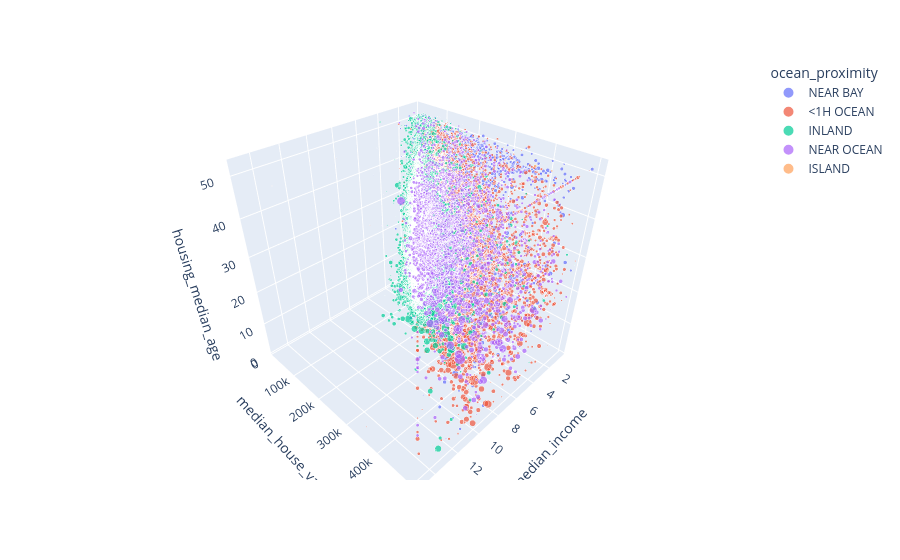

Here is the notebook cell this chart was saved with:
### Code cell
px.scatter_3d(data_frame = housing_df, x = 'median_income', y = 'median_house_value', z = 'housing_median_age', size = 'total_rooms', color = 'ocean_proximity')

### Figure 1 — Plotly figure (JSON) as saved in the notebook; plotly's stock layout.template omitted (floating-point values rounded to 4 significant figures; data arrays with more than 128 entries replaced by an {"elided": "..."} marker saying what was removed)
{"data": [{"hovertemplate": "ocean_proximity=NEAR BAY<br>median_income=%{x}<br>median_house_value=%{y}<br>housing_median_age=%{z}<br>total_rooms=%{marker.size}<extra></extra>", "legendgroup": "NEAR BAY", "marker": {"color": "#636efa", "size": {"elided": "2290 float values"}, "sizemode": "area", "sizeref": 98.3, "symbol": "circle"}, "mode": "markers", "name": "NEAR BAY", "scene": "scene", "showlegend": true, "type": "scatter3d", "x": {"elided": "2290 float values"}, "y": {"elided": "2290 float values"}, "z": {"elided": "2290 float values"}}, {"hovertemplate": "ocean_proximity=<1H OCEAN<br>median_income=%{x}<br>median_house_value=%{y}<br>housing_median_age=%{z}<br>total_rooms=%{marker.size}<extra></extra>", "legendgroup": "<1H OCEAN", "marker": {"color": "#EF553B", "size": {"elided": "9136 float values"}, "sizemode": "area", "sizeref": 98.3, "symbol": "circle"}, "mode": "markers", "name": "<1H OCEAN", "scene": "scene", "showlegend": true, "type": "scatter3d", "x": {"elided": "9136 float values"}, "y": {"elided": "9136 float values"}, "z": {"elided": "9136 float values"}}, {"hovertemplate": "ocean_proximity=INLAND<br>median_income=%{x}<br>median_house_value=%{y}<br>housing_median_age=%{z}<br>total_rooms=%{marker.size}<extra></extra>", "legendgroup": "INLAND", "marker": {"color": "#00cc96", "size": {"elided": "6551 float values"}, "sizemode": "area", "sizeref": 98.3, "symbol": "circle"}, "mode": "markers", "name": "INLAND", "scene": "scene", "showlegend": true, "type": "scatter3d", "x": {"elided": "6551 float values"}, "y": {"elided": "6551 float values"}, "z": {"elided": "6551 float values"}}, {"hovertemplate": "ocean_proximity=NEAR OCEAN<br>median_income=%{x}<br>median_house_value=%{y}<br>housing_median_age=%{z}<br>total_rooms=%{marker.size}<extra></extra>", "legendgroup": "NEAR OCEAN", "marker": {"color": "#ab63fa", "size": {"elided": "2658 float values"}, "sizemode": "area", "sizeref": 98.3, "symbol": "circle"}, "mode": "markers", "name": "NEAR OCEAN", "scene": "scene", "showlegend": true, "type": "scatter3d", "x": {"elided": "2658 float values"}, "y": {"elided": "2658 float values"}, "z": {"elided": "2658 float values"}}, {"hovertemplate": "ocean_proximity=ISLAND<br>median_income=%{x}<br>median_house_value=%{y}<br>housing_median_age=%{z}<br>total_rooms=%{marker.size}<extra></extra>", "legendgroup": "ISLAND", "marker": {"color": "#FFA15A", "size": [1675.0, 2359.0, 2127.0, 996.0, 716.0], "sizemode": "area", "sizeref": 98.3, "symbol": "circle"}, "mode": "markers", "name": "ISLAND", "scene": "scene", "showlegend": true, "type": "scatter3d", "x": [2.158, 2.833, 3.391, 2.736, 2.604], "y": [450000.0, 414700.0, 300000.0, 450000.0, 287500.0], "z": [27.0, 52.0, 52.0, 52.0, 29.0]}], "layout": {"legend": {"itemsizing": "constant", "title": {"text": "ocean_proximity"}, "tracegroupgap": 0}, "margin": {"t": 60}, "scene": {"domain": {"x": [0, 1], "y": [0, 1]}, "xaxis": {"title": {"text": "median_income"}}, "yaxis": {"title": {"text": "median_house_value"}}, "zaxis": {"title": {"text": "housing_median_age"}}}}}
